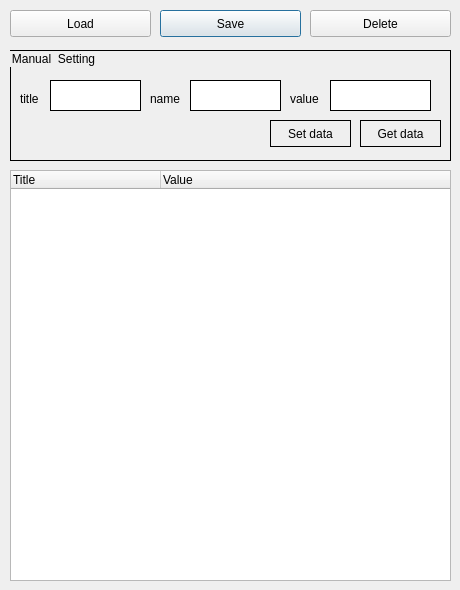
<?xml version="1.0" encoding="UTF-8"?>
<ui version="4.0">
 <class>configdlg</class>
 <widget class="QDialog" name="configdlg">
  <property name="geometry">
   <rect>
    <x>0</x>
    <y>0</y>
    <width>460</width>
    <height>590</height>
   </rect>
  </property>
  <property name="windowTitle">
   <string>Config</string>
  </property>
  <widget class="QPushButton" name="btnSave">
   <property name="geometry">
    <rect>
     <x>160</x>
     <y>10</y>
     <width>141</width>
     <height>27</height>
    </rect>
   </property>
   <property name="text">
    <string>Save</string>
   </property>
  </widget>
  <widget class="QTreeWidget" name="treeWidget">
   <property name="geometry">
    <rect>
     <x>10</x>
     <y>170</y>
     <width>441</width>
     <height>411</height>
    </rect>
   </property>
   <attribute name="headerDefaultSectionSize">
    <number>150</number>
   </attribute>
   <column>
    <property name="text">
     <string>Title</string>
    </property>
   </column>
   <column>
    <property name="text">
     <string>Value</string>
    </property>
   </column>
  </widget>
  <widget class="QPushButton" name="btnLoad">
   <property name="geometry">
    <rect>
     <x>10</x>
     <y>10</y>
     <width>141</width>
     <height>27</height>
    </rect>
   </property>
   <property name="text">
    <string>Load</string>
   </property>
  </widget>
  <widget class="QPushButton" name="btnDelete">
   <property name="geometry">
    <rect>
     <x>310</x>
     <y>10</y>
     <width>141</width>
     <height>27</height>
    </rect>
   </property>
   <property name="text">
    <string>Delete</string>
   </property>
  </widget>
  <widget class="QGroupBox" name="groupBox">
   <property name="geometry">
    <rect>
     <x>10</x>
     <y>50</y>
     <width>441</width>
     <height>111</height>
    </rect>
   </property>
   <property name="styleSheet">
    <string notr="true">border : 1px  solid #000;</string>
   </property>
   <property name="title">
    <string>Manual  Setting</string>
   </property>
   <widget class="QPushButton" name="btnGetdata">
    <property name="geometry">
     <rect>
      <x>350</x>
      <y>70</y>
      <width>81</width>
      <height>27</height>
     </rect>
    </property>
    <property name="text">
     <string>Get data</string>
    </property>
   </widget>
   <widget class="QLineEdit" name="leName">
    <property name="geometry">
     <rect>
      <x>180</x>
      <y>30</y>
      <width>91</width>
      <height>31</height>
     </rect>
    </property>
   </widget>
   <widget class="QLineEdit" name="leValue">
    <property name="geometry">
     <rect>
      <x>320</x>
      <y>30</y>
      <width>101</width>
      <height>31</height>
     </rect>
    </property>
   </widget>
   <widget class="QLabel" name="label_2">
    <property name="geometry">
     <rect>
      <x>10</x>
      <y>40</y>
      <width>41</width>
      <height>17</height>
     </rect>
    </property>
    <property name="styleSheet">
     <string notr="true">border : 0px;</string>
    </property>
    <property name="text">
     <string>title</string>
    </property>
   </widget>
   <widget class="QLabel" name="label_4">
    <property name="geometry">
     <rect>
      <x>280</x>
      <y>40</y>
      <width>41</width>
      <height>17</height>
     </rect>
    </property>
    <property name="styleSheet">
     <string notr="true">border : 0px;</string>
    </property>
    <property name="text">
     <string>value</string>
    </property>
   </widget>
   <widget class="QPushButton" name="btnSetdata">
    <property name="geometry">
     <rect>
      <x>260</x>
      <y>70</y>
      <width>81</width>
      <height>27</height>
     </rect>
    </property>
    <property name="text">
     <string>Set data</string>
    </property>
   </widget>
   <widget class="QLineEdit" name="leTitle">
    <property name="geometry">
     <rect>
      <x>40</x>
      <y>30</y>
      <width>91</width>
      <height>31</height>
     </rect>
    </property>
   </widget>
   <widget class="QLabel" name="label_3">
    <property name="geometry">
     <rect>
      <x>140</x>
      <y>40</y>
      <width>41</width>
      <height>17</height>
     </rect>
    </property>
    <property name="styleSheet">
     <string notr="true">border : 0px;</string>
    </property>
    <property name="text">
     <string>name</string>
    </property>
   </widget>
  </widget>
 </widget>
 <resources/>
 <connections/>
</ui>
